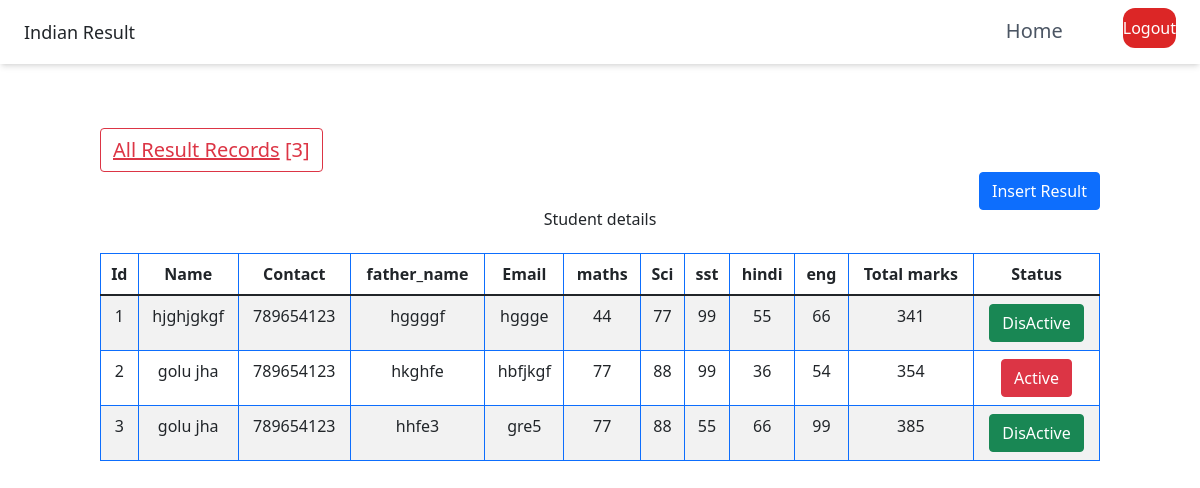
The app's page /index.php (signed in) with its own data.
### tables this page shows
CREATE TABLE `results` (
  `id` int(11) NOT NULL,
  `name` varchar(200) NOT NULL,
  `contact` varchar(200) NOT NULL,
  `father_name` varchar(200) NOT NULL,
  `email` varchar(200) NOT NULL,
  `maths` varchar(200) NOT NULL,
  `sci` varchar(200) NOT NULL,
  `sst` varchar(200) NOT NULL,
  `hindi` varchar(200) NOT NULL,
  `eng` varchar(200) NOT NULL,
  `status` int(1) NOT NULL
);

### index.php (the view, shortened to what this page needs)
<?php include "db.php";
?>
<!DOCTYPE html>
<html lang="en">
<head>
    <script src="https://cdn.tailwindcss.com"></script>
<link href="https://cdn.jsdelivr.net/npm/bootstrap@5.1.3/dist/css/bootstrap.min.css" rel="stylesheet">
</head>
<body>
    <?php include "header.php"; ?>
    <br><br>
    <div class="container">
            <a href="" class="btn btn-outline-danger " style="font-size: 20px;"><u>All Result Records</u> [<?php
                 if(isset($_GET['find'])){
                    $search = $_GET['search'];
                    $view  = mysqli_query($con, "select * from results where name LIKE '%$search%'");
                }
                else{
                    $view  = mysqli_query($con, "select * from results");
                }
                $count = mysqli_num_rows($view);
                echo $count;
            ?>]
        </a>
        <div class="d-grid gap-2 d-md-flex justify-content-md-end">
            <a href="insert.php" class="btn btn-square btn-primary ">Insert Result</a>
        </div>
        <div class="text-center"><h1>Student details</h1></div><br>
        <table class="table table-striped table-hover table-bordered border-primary text-center">
            <thead>
                <tr>
                    <th scope="col">Id</th>
                    <th scope="col">Name</th>
                    <th scope="col">Contact</th>
                    <th scope="col">father_name</th>
                    <th scope="col">Email</th>
                    <th scope="col">maths</th>
                    <th scope="col">Sci</th>
                    <th scope="col">sst</th>
                    <th scope="col">hindi</th>
                    <th scope="col">eng</th>
                    <th scope="col">Total marks</th>
                    <th scope="col">Status</th>
                </tr>
            </thead>
            <?php
            $view = mysqli_query($con, "select * from results");
            while($data = mysqli_fetch_array($view)){
                $id = $data['id'];
                $name = $data['name'];
                $contact = $data['contact'];
                $father_name = $data['father_name'];
                $email = $data['email'];
                $maths = $data['maths'];
                $sci = $data['sci'];
                $sst = $data['sst'];
                $hindi = $data['hindi'];
                $eng = $data['eng'];
                $total = $maths + $sci + $sst + $hindi + $eng;
            ?>
            <tr>
                <td><?php echo $id ; ?></td>
                <td><?php echo $name ; ?></td>
                <td><?php echo $contact ; ?></td>
                <td><?php echo $father_name ; ?></td>
                <td><?php echo $email ; ?></td>
                <td><?php echo $maths ; ?></td>
                <td><?php echo $sci ; ?></td>
                <td><?php echo $sst ; ?></td>
                <td><?php echo $hindi ; ?></td>
                <td><?php echo $eng ; ?></td>
                <td><?php echo $total ; ?></td>
                <td>
                    <?php
                    if($data['status']==1) {
                        echo '<p> <a href="active.php?id='.$data['id'].'&status=0" class="btn btn-danger">Active</a></p>';
                    }
                    else
                    {
                        echo '<p> <a href="active.php?id='.$data['id'].'&status=1" class="btn btn-success">DisActive</a></p>';
                    }
                    ?>
                </td>
            </tr>
            <?php }  ?>
        </table>
    </div>
</body>
</html>

### header.php (shortened to what this page needs)
<!DOCTYPE html>
<html lang="en">
<head>
  <script src="https://cdn.tailwindcss.com"></script>
</head>
<body>
<nav class=" shadow-md py-2 bg-white flex items-center w-full justify-between mb-3">
    <div class="px-6 w-full flex flex-wrap items-center justify-between">
        <a href="index.php" class="text-lg">Indian Result</a>
        <ul class="navbar-nav ml-auto lg:flex lg:flex-row">
          <li class="nav-item ">
            <a class="nav-link block pr-2  lg:px-2 py-2 text-gray-600 hover:text-gray-700 focus:text-gray-700 transition duration-150 ease-in-out" href="index.php" data-mdb-ripple="true" data-mdb-ripple-color="light" style="margin-right: 60px;font-size:20px;">Home</a>
          </li>
          <?php  if(isset($_SESSION['admin'])): ?>
            <li class="nav-item mb-2  lg:mb-0">
            <a class="nav-link block pr-2  lg:px-2 py-2 bg-red-600 hover:bg-red-700 focus:text-white text-white rounded-xl transition duration-150 ease-in-out" href="adminlogout.php" data-mdb-ripple="true" data-mdb-ripple-color="light">Logout</a>
          </li>
          <?php else: ?>
          <li class="nav-item ">
            <a class="nav-link block pr-2 lg:px-2 py-2 text-gray-600 hover:text-gray-700 focus:text-gray-700 transition duration-150 ease-in-out" href="adminlogin.php" data-mdb-ripple="true" data-mdb-ripple-color="light">Login</a>
          </li>
            <?php endif;?>
        </ul>
    </div>
  </nav>
</body>
</html>

### records on screen
results: id "1", name "hjghjgkgf", contact "789654123", father_name "hggggf", email "hggge", maths "44", sci "77", sst "99", hindi "55", eng "66", total "341"
results: id "2", name "golu jha", contact "789654123", father_name "hkghfe", email "hbfjkgf", maths "77", sci "88", sst "99", hindi "36", eng "54", total "354"
results: id "3", name "golu jha", contact "789654123", father_name "hhfe3", email "gre5", maths "77", sci "88", sst "55", hindi "66", eng "99", total "385"

### other values on screen
$count "3"
